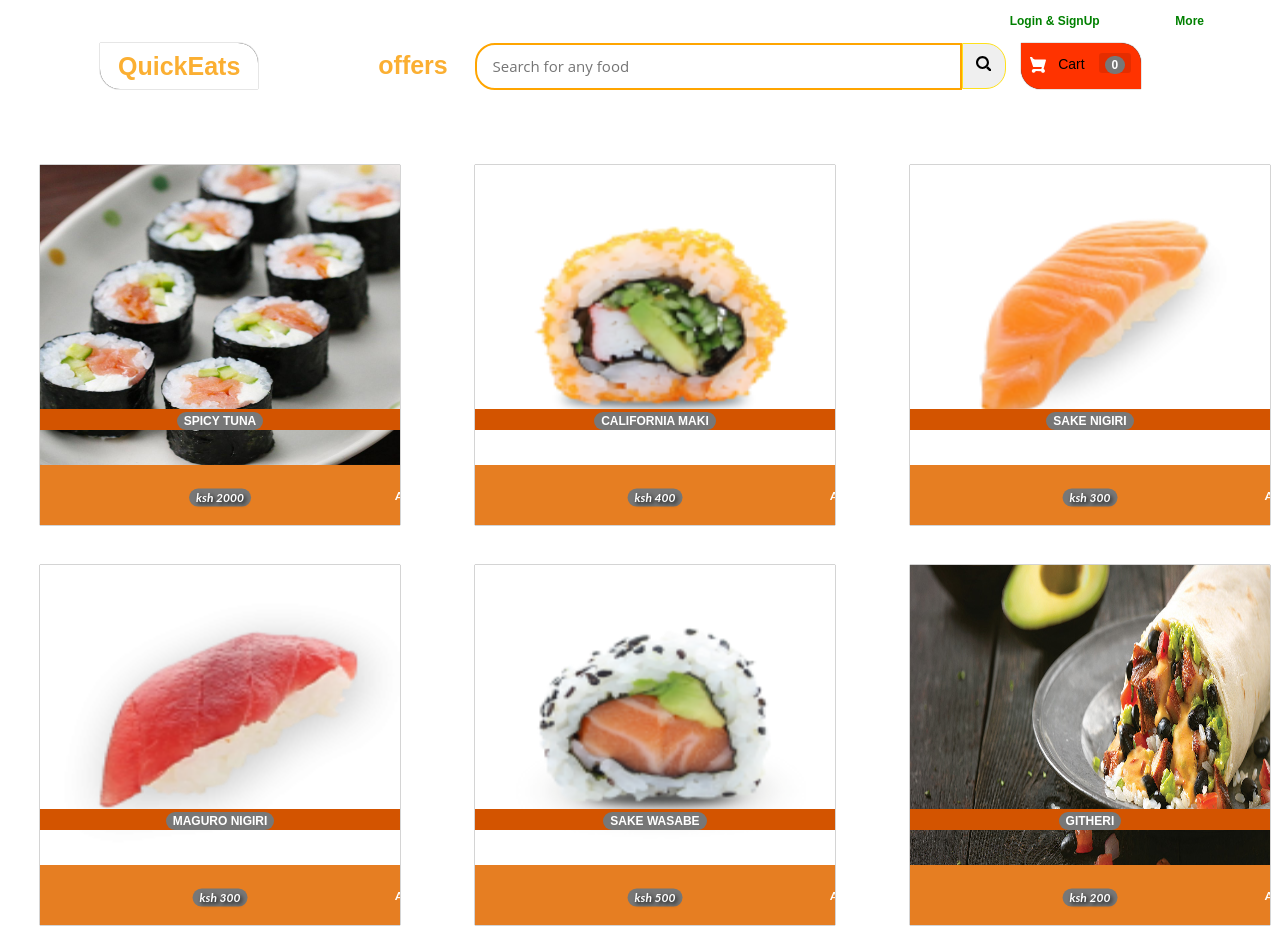
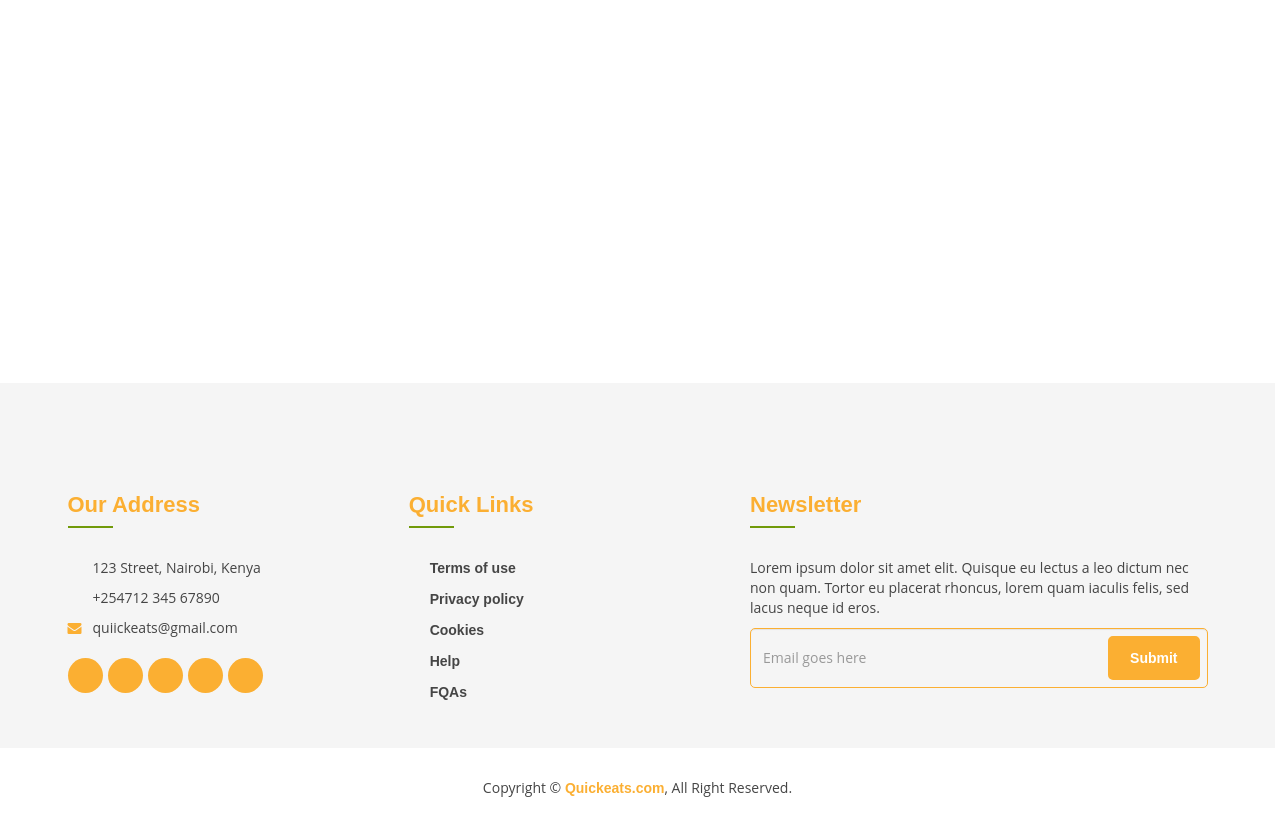
Screenshot of /customer-home with the database file from the repository (2 pictures, top to bottom).
### onlfoods/models.py (models this page shows, shortened)
class Food(models.Model):
	f_price = models.PositiveIntegerField()
	f_name = models.CharField(max_length=20)
	image = models.ImageField(upload_to='food',null=True,blank=True)
	f_desc = models.CharField(max_length=50)

### onlfoods/views.py (the view)
# urls.py: path('customer-home', views.home_view,name='customer-home'),
def home_view(request):
    products=Food.objects.all()
    if 'product_ids' in request.COOKIES:
        product_ids = request.COOKIES['product_ids']
        counter=product_ids.split('|')
        product_count_in_cart=len(set(counter))
    else:
        product_count_in_cart=0
    if request.user.is_authenticated:
        return HttpResponseRedirect('afterlogin')
    return render(request,'index.html',{'products':products,'product_count_in_cart':product_count_in_cart})

### templates/index.html (shortened to what this page needs)
{% extends 'homebase.html' %}
{% load static %}
{% block content %}
{%if products%}
<br>
  <div class="row">
      {% for p in products %}
      <div class="column">
      <div class="container page-wrapper" style="width: 450px;">
        <div class="page-inner">
          <div class="row">
            <div class="el-wrapper">
              <div class="box-up">
                <img class="img" src="{% static p.image.url %}" alt="product pic" height="300px" width="300px">
                <div class="img-info"  >
                  <div class="info-inner">
                    <span style="background-color: #d35400; color:yellow;"class="p-company"><p style="color: black; font-family: Nunito,sans-serif;"><span class="badge badge-dark">{{p.f_name}}</span></p></span>
                  </div>
                </div>
              </div>
              <div class="box-down">
                <a class="cart" href="{% url 'add-to-cart' p.id  %}">
                  <span class="price"> <i class="material-icons" style="font-size:15px;color:#f4511e;text-shadow:2px 2px 4px black;"><strong> <span class="badge badge-pill badge-info">ksh {{p.f_price}}</span></strong></i></span>
                  <span class="add-to-cart">
                    <span class="txt">Add in cart</span>
                  </span>
                </a>
              </div>
            </div>
          </div>
        </div>
      </div>
      </div>
{% if forloop.counter|divisibleby:"3" %}
    </div>
    <div class="row">
          <br><br><br><br><br>
{% endif %}
  {% endfor %}
</div>
{%else%}
<h3 style="text-align:center; color:yellow;">No Search Found</h3>
{%endif%}
<br><br><br>
<br><br><br><br><br><br><br><br><br><br><br><br>
{% endblock content %}

### static/css/style.css (style rules this page uses)
body { color: #757575; background: #ffffff; font-family: 'open sans', sans-serif; }
a { font-family: 'Nunito', sans-serif; font-weight: 600; color: #fbaf32; transition: .3s; }

### templates/navbar.html (style rules this page uses)
body { background-color: none; }

### templates/index.html (style rules this page uses)
html { height: 100%; }
.page-wrapper { height: 100%; display: table; }
.page-wrapper .page-inner { display: table-cell; vertical-align: middle; background-color: none; }
.el-wrapper { width: 360px; padding: 0px; margin: 5px auto; background-color: #e67e22; color: white; box-shadow: 0px 0px 1px black; }
.el-wrapper .box-down { width: 100%; height: 60px; position: relative; overflow: hidden; }
.el-wrapper .box-up { width: 100%; height: 300px; position: relative; overflow: hidden; text-align: center; background-color: white; }
.el-wrapper .img { padding: 0px 0; width: 360px; -webkit-transition: all 800ms cubic-bezier(0, 0, 0.18, 1); -moz-transition: all 800ms cubic-bezier(0, 0, 0.18, 1); -o-transition: all 800ms cubic-bezier(0, 0, 0.18, 1); transition: all 800ms cubic-bezier(0, 0, 0.18, 1); -webkit-transition-timing-function: cubic-bezier(0, 0, 0.18, 1); -moz-transition-timing-function: cubic-bezier(0, 0, 0.18, 1); -o-transition-timing-function: cubic-bezier(0, 0, 0.18, 1); transition-timing-function: cubic-bezier(0, 0, 0.18, 1); }
.info-inner { -webkit-transition: all 400ms cubic-bezier(0, 0, 0.18, 1); -moz-transition: all 400ms cubic-bezier(0, 0, 0.18, 1); -o-transition: all 400ms cubic-bezier(0, 0, 0.18, 1); transition: all 400ms cubic-bezier(0, 0, 0.18, 1); -webkit-transition-timing-function: cubic-bezier(0, 0, 0.18, 1); -moz-transition-timing-function: cubic-bezier(0, 0, 0.18, 1); -o-transition-timing-function: cubic-bezier(0, 0, 0.18, 1); transition-timing-function: cubic-bezier(0, 0, 0.18, 1); position: absolute; width: 100%; bottom: 25px; }
.info-inner .p-name, .info-inner .p-company { display: block; }
.info-inner .p-company { font-family: 'Lato', sans-serif; font-size: 15px; text-transform: uppercase; color: #FFE11B; }
.cart { display: block; position: absolute; width: 100%; height: 100%; top: 0; left: 0; font-family: 'Lato', sans-serif; font-weight: 700; }
.cart .price { -webkit-transition: all 600ms cubic-bezier(0, 0, 0.18, 1); -moz-transition: all 600ms cubic-bezier(0, 0, 0.18, 1); -o-transition: all 600ms cubic-bezier(0, 0, 0.18, 1); transition: all 600ms cubic-bezier(0, 0, 0.18, 1); -webkit-transition-timing-function: cubic-bezier(0, 0, 0.18, 1); -moz-transition-timing-function: cubic-bezier(0, 0, 0.18, 1); -o-transition-timing-function: cubic-bezier(0, 0, 0.18, 1); transition-timing-function: cubic-bezier(0, 0, 0.18, 1); -webkit-transition-delay: 100ms; -o-transition-delay: 100ms; transition-delay: 100ms; display: block; position: absolute; top: 50%; left: 50%; -webkit-transform: translate(-50%, -50%); -ms-transform: translate(-50%, -50%); -o-transform: translate(-50%, -50%); transform: translate(-50%, -50%); font-size: 16px; }
.cart .add-to-cart { -webkit-transition: all 600ms cubic-bezier(0, 0, 0.18, 1); -moz-transition: all 600ms cubic-bezier(0, 0, 0.18, 1); -o-transition: all 600ms cubic-bezier(0, 0, 0.18, 1); transition: all 600ms cubic-bezier(0, 0, 0.18, 1); -webkit-transition-timing-function: cubic-bezier(0, 0, 0.18, 1); -moz-transition-timing-function: cubic-bezier(0, 0, 0.18, 1); -o-transition-timing-function: cubic-bezier(0, 0, 0.18, 1); transition-timing-function: cubic-bezier(0, 0, 0.18, 1); -webkit-transition-delay: 100ms; -o-transition-delay: 100ms; transition-delay: 100ms; display: block; position: absolute; top: 50%; left: 110%; -webkit-transform: translate(-50%, -50%); -ms-transform: translate(-50%, -50%); -o-transform: translate(-50%, -50%); transform: translate(-50%, -50%); }
.cart .add-to-cart .txt { font-size: 12px; color: #fff; letter-spacing: 0.045em; text-transform: uppercase; white-space: nowrap; }
* { box-sizing: border-box; }
.column { float: left; width: 33.33%; padding: 10px; height: 300px; }
.row:after { content: ""; display: table; clear: both; }

### rows the page displays
Food: image (picture), f_name "SPICY TUNA", f_price "2000"
Food: image (picture), f_name "CALIFORNIA MAKI", f_price "400"
Food: image (picture), f_name "SAKE NIGIRI", f_price "300"
Food: image (picture), f_name "MAGURO NIGIRI", f_price "300"
Food: image (picture), f_name "SAKE WASABE", f_price "500"
Food: image (picture), f_name "GITHERI", f_price "200"

### other values shown
{{ product_count_in_cart }} "0"
